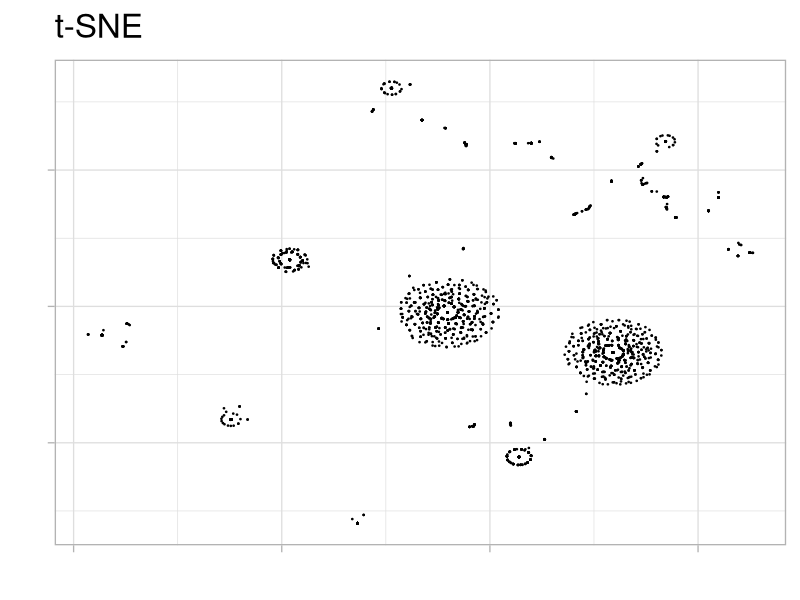
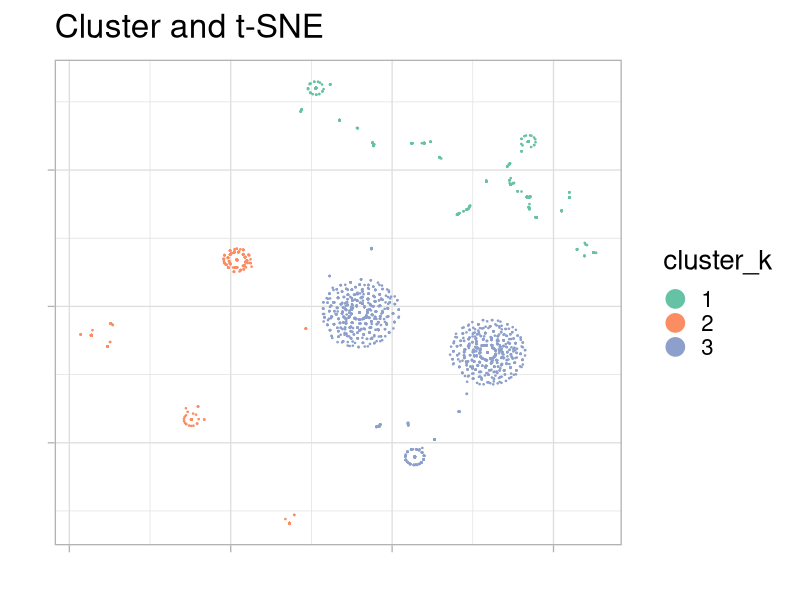
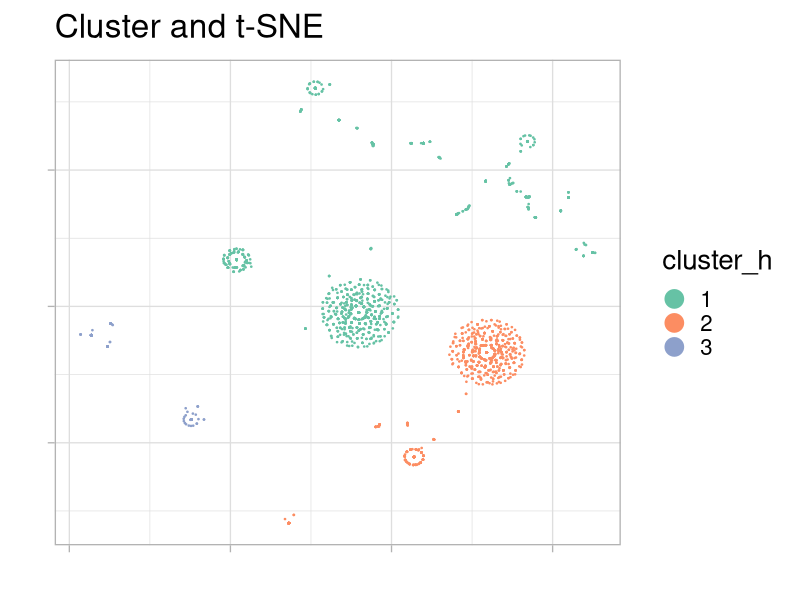

Recreate these plots in R, in order.
## ---- chunk 1
library(caret)
library(Rtsne)

# Download data from: https://github.com/pablo14/post_cluster_tsne/blob/master/data_1.txt
data_tsne=read.delim("data_1.txt", header = T, stringsAsFactors = F, sep = "\t")

# Rtsne function may take some minutes to complete...
set.seed(9)
tsne_model_1 = Rtsne(as.matrix(data_tsne), check_duplicates=FALSE, pca=TRUE, perplexity=30, theta=0.5, dims=2)

# getting the two dimension matrix
d_tsne_1 = as.data.frame(tsne_model_1$Y)

# plotting the results without clustering
ggplot(d_tsne_1, aes(x=V1, y=V2)) +
  geom_point(size=0.25) +
  guides(colour=guide_legend(override.aes=list(size=6))) +
  xlab("") + ylab("") +
  ggtitle("t-SNE") +
  theme_light(base_size=20) +
  theme(axis.text.x=element_blank(),
        axis.text.y=element_blank()) +
  scale_colour_brewer(palette = "Set2")


## Creating k-means clustering model, and assigning the result to the tsne data
d_tsne_1_original=d_tsne_1
fit_cluster_kmeans=kmeans(scale(data.frame(d_tsne_1)), 3)
d_tsne_1_original$cluster_k = as.factor(fit_cluster_kmeans$cluster)
# following line is to make sure the colors assigned to cluster numbers are the same between two models
d_tsne_1_original$cluster_k=ifelse(d_tsne_1_original$cluster_k=="2", "3", ifelse(d_tsne_1_original$cluster_k=="3", "2", d_tsne_1_original$cluster_k))

## Creating hierarchical cluster model, and assigning the result to the tsne data
fit_cluster_hierarchical=hclust(dist(scale(data.frame(d_tsne_1))))
d_tsne_1_original$cluster_h = as.factor(cutree(fit_cluster_hierarchical, k=3))

plot_cluster=function(data, var_cluster)
{
  ggplot(data, aes_string(x="V1", y="V2", color=var_cluster)) +
  geom_point(size=0.25) +
  guides(colour=guide_legend(override.aes=list(size=6))) +
  xlab("") + ylab("") +
  ggtitle("Cluster and t-SNE") +
  theme_light(base_size=20) +
  theme(axis.text.x=element_blank(),
        axis.text.y=element_blank()) + scale_colour_brewer(palette = "Set2")
}

plot_cluster(d_tsne_1_original, "cluster_k")
plot_cluster(d_tsne_1_original, "cluster_h")
